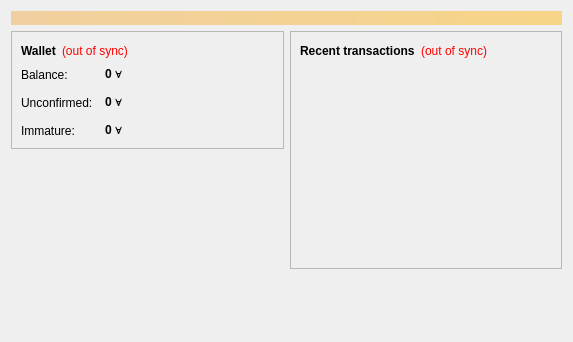
<?xml version="1.0" encoding="UTF-8"?>
<ui version="4.0">
 <class>OverviewPage</class>
 <widget class="QWidget" name="OverviewPage">
  <property name="geometry">
   <rect>
    <x>0</x>
    <y>0</y>
    <width>573</width>
    <height>342</height>
   </rect>
  </property>
  <property name="windowTitle">
   <string>Form</string>
  </property>
  <layout class="QVBoxLayout" name="topLayout">
   <item>
    <widget class="QLabel" name="labelAlerts">
     <property name="visible">
      <bool>false</bool>
     </property>
     <property name="styleSheet">
      <string notr="true">background-color: qlineargradient(x1: 0, y1: 0, x2: 1, y2: 0, stop:0 #F0D0A0, stop:1 #F8D488); color:#000000;</string>
     </property>
     <property name="wordWrap">
      <bool>true</bool>
     </property>
     <property name="margin">
      <number>3</number>
     </property>
    </widget>
   </item>
   <item>
    <layout class="QHBoxLayout" name="horizontalLayout" stretch="1,1">
     <item>
      <layout class="QVBoxLayout" name="verticalLayout_2">
       <item>
        <widget class="QFrame" name="frame">
         <property name="frameShape">
          <enum>QFrame::StyledPanel</enum>
         </property>
         <property name="frameShadow">
          <enum>QFrame::Raised</enum>
         </property>
         <layout class="QVBoxLayout" name="verticalLayout_4">
          <item>
           <layout class="QHBoxLayout" name="horizontalLayout_4">
            <item>
             <widget class="QLabel" name="label_5">
              <property name="font">
               <font>
                <weight>75</weight>
                <bold>true</bold>
               </font>
              </property>
              <property name="text">
               <string>Wallet</string>
              </property>
             </widget>
            </item>
            <item>
             <widget class="QLabel" name="labelWalletStatus">
              <property name="toolTip">
               <string>The displayed information may be out of date. Your wallet automatically synchronizes with the Veltor network after a connection is established, but this process has not completed yet.</string>
              </property>
              <property name="styleSheet">
               <string notr="true">QLabel { color: red; }</string>
              </property>
              <property name="text">
               <string notr="true">(out of sync)</string>
              </property>
              <property name="alignment">
               <set>Qt::AlignLeading|Qt::AlignLeft|Qt::AlignVCenter</set>
              </property>
             </widget>
            </item>
            <item>
             <spacer name="horizontalSpacer_2">
              <property name="orientation">
               <enum>Qt::Horizontal</enum>
              </property>
              <property name="sizeHint" stdset="0">
               <size>
                <width>40</width>
                <height>20</height>
               </size>
              </property>
             </spacer>
            </item>
           </layout>
          </item>
          <item>
           <layout class="QFormLayout" name="formLayout_2">
            <property name="fieldGrowthPolicy">
             <enum>QFormLayout::AllNonFixedFieldsGrow</enum>
            </property>
            <property name="horizontalSpacing">
             <number>12</number>
            </property>
            <property name="verticalSpacing">
             <number>12</number>
            </property>
            <item row="0" column="0">
             <widget class="QLabel" name="label">
              <property name="text">
               <string>Balance:</string>
              </property>
             </widget>
            </item>
            <item row="0" column="1">
             <widget class="QLabel" name="labelBalance">
              <property name="font">
               <font>
                <weight>75</weight>
                <bold>true</bold>
               </font>
              </property>
              <property name="cursor">
               <cursorShape>IBeamCursor</cursorShape>
              </property>
              <property name="toolTip">
               <string>Your current balance</string>
              </property>
              <property name="text">
               <string notr="true">0 ∀</string>
              </property>
              <property name="textInteractionFlags">
               <set>Qt::LinksAccessibleByMouse|Qt::TextSelectableByKeyboard|Qt::TextSelectableByMouse</set>
              </property>
             </widget>
            </item>
            <item row="1" column="0">
             <widget class="QLabel" name="label_3">
              <property name="text">
               <string>Unconfirmed:</string>
              </property>
             </widget>
            </item>
            <item row="1" column="1">
             <widget class="QLabel" name="labelUnconfirmed">
              <property name="font">
               <font>
                <weight>75</weight>
                <bold>true</bold>
               </font>
              </property>
              <property name="cursor">
               <cursorShape>IBeamCursor</cursorShape>
              </property>
              <property name="toolTip">
               <string>Total of transactions that have yet to be confirmed, and do not yet count toward the current balance</string>
              </property>
              <property name="text">
               <string notr="true">0 ∀</string>
              </property>
              <property name="textInteractionFlags">
               <set>Qt::LinksAccessibleByMouse|Qt::TextSelectableByKeyboard|Qt::TextSelectableByMouse</set>
              </property>
             </widget>
            </item>
            <item row="2" column="0">
             <widget class="QLabel" name="labelImmatureText">
              <property name="text">
               <string>Immature:</string>
              </property>
             </widget>
            </item>
            <item row="2" column="1">
             <widget class="QLabel" name="labelImmature">
              <property name="font">
               <font>
                <weight>75</weight>
                <bold>true</bold>
               </font>
              </property>
              <property name="toolTip">
               <string>Mined balance that has not yet matured</string>
              </property>
              <property name="text">
               <string notr="true">0 ∀</string>
              </property>
              <property name="textInteractionFlags">
               <set>Qt::LinksAccessibleByMouse|Qt::TextSelectableByKeyboard|Qt::TextSelectableByMouse</set>
              </property>
             </widget>
            </item>
           </layout>
          </item>
         </layout>
        </widget>
       </item>
       <item>
        <spacer name="verticalSpacer">
         <property name="orientation">
          <enum>Qt::Vertical</enum>
         </property>
         <property name="sizeHint" stdset="0">
          <size>
           <width>20</width>
           <height>40</height>
          </size>
         </property>
        </spacer>
       </item>
      </layout>
     </item>
     <item>
      <layout class="QVBoxLayout" name="verticalLayout_3">
       <item>
        <widget class="QFrame" name="frame_2">
         <property name="frameShape">
          <enum>QFrame::StyledPanel</enum>
         </property>
         <property name="frameShadow">
          <enum>QFrame::Raised</enum>
         </property>
         <layout class="QVBoxLayout" name="verticalLayout">
          <item>
           <layout class="QHBoxLayout" name="horizontalLayout_2">
            <item>
             <widget class="QLabel" name="label_4">
              <property name="text">
               <string>&lt;b&gt;Recent transactions&lt;/b&gt;</string>
              </property>
             </widget>
            </item>
            <item>
             <widget class="QLabel" name="labelTransactionsStatus">
              <property name="toolTip">
               <string>The displayed information may be out of date. Your wallet automatically synchronizes with the Veltor network after a connection is established, but this process has not completed yet.</string>
              </property>
              <property name="styleSheet">
               <string notr="true">QLabel { color: red; }</string>
              </property>
              <property name="text">
               <string notr="true">(out of sync)</string>
              </property>
              <property name="alignment">
               <set>Qt::AlignRight|Qt::AlignTrailing|Qt::AlignVCenter</set>
              </property>
             </widget>
            </item>
            <item>
             <spacer name="horizontalSpacer">
              <property name="orientation">
               <enum>Qt::Horizontal</enum>
              </property>
              <property name="sizeHint" stdset="0">
               <size>
                <width>40</width>
                <height>20</height>
               </size>
              </property>
             </spacer>
            </item>
           </layout>
          </item>
          <item>
           <widget class="QListView" name="listTransactions">
            <property name="styleSheet">
             <string notr="true">QListView { background: transparent; }</string>
            </property>
            <property name="frameShape">
             <enum>QFrame::NoFrame</enum>
            </property>
            <property name="verticalScrollBarPolicy">
             <enum>Qt::ScrollBarAlwaysOff</enum>
            </property>
            <property name="horizontalScrollBarPolicy">
             <enum>Qt::ScrollBarAlwaysOff</enum>
            </property>
            <property name="selectionMode">
             <enum>QAbstractItemView::NoSelection</enum>
            </property>
           </widget>
          </item>
         </layout>
        </widget>
       </item>
       <item>
        <spacer name="verticalSpacer_2">
         <property name="orientation">
          <enum>Qt::Vertical</enum>
         </property>
         <property name="sizeHint" stdset="0">
          <size>
           <width>20</width>
           <height>40</height>
          </size>
         </property>
        </spacer>
       </item>
      </layout>
     </item>
    </layout>
   </item>
  </layout>
 </widget>
 <resources/>
 <connections/>
</ui>
